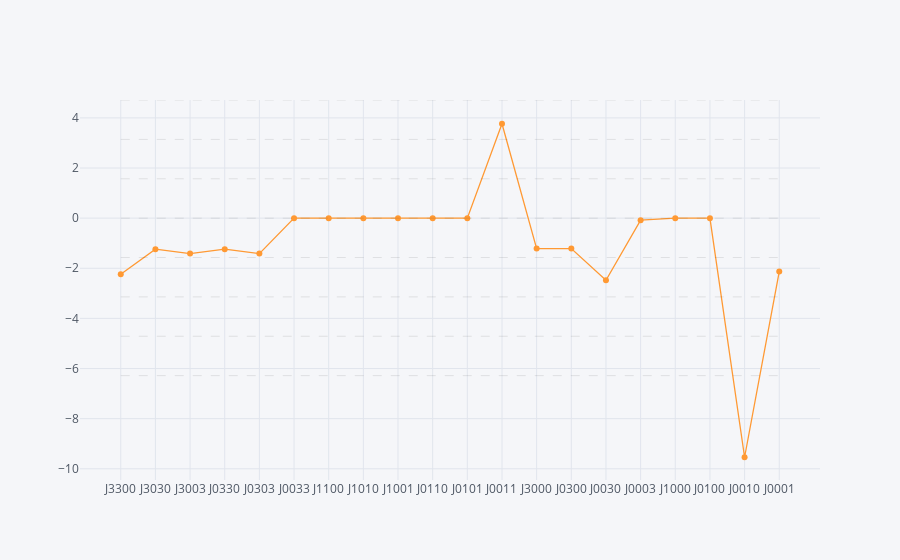

The notebook cell this image was saved under:
### Markdown cell above
## Fredkin gate
Load a 3 qubits + 1 ancilla network, trained to implement the Fredkin gate, check its fidelity, and have a look at the trained parameters.
It is here interesting to notice how the parameters vary when well outside of the range corresponding to fidelity 1.
For each state we have a very stable sinusoidal variation of the fidelity.

### Code cell
trained_net = NetsDataFolder('../data/nets').filter('toffoli_Banchi*')
trained_net.plot_parameters(hlines=np.arange(-2 * np.pi, 2 * np.pi, np.pi / 2))

### Figure 1 — Plotly figure (JSON) as saved in the notebook; plotly's stock layout.template omitted (floating-point values rounded to 4 significant figures)
{"data": [{"connectgaps": true, "line": {"color": "rgba(255, 153, 51, 1.0)", "dash": "solid", "width": 1.3}, "marker": {"size": 6, "symbol": "dot"}, "mode": "lines+markers", "name": 0.7778, "text": "", "type": "scatter", "x": ["J3300", "J3030", "J3003", "J0330", "J0303", "J0033", "J1100", "J1010", "J1001", "J0110", "J0101", "J0011", "J3000", "J0300", "J0030", "J0003", "J1000", "J0100", "J0010", "J0001"], "y": [-2.235, -1.239, -1.414, -1.239, -1.414, 0, 0, 0, 0, 0, 0, 3.765, -1.214, -1.214, -2.478, -0.0825, 0, 0, -9.54, -2.134]}], "layout": {"legend": {"bgcolor": "#F5F6F9", "font": {"color": "#4D5663"}}, "paper_bgcolor": "#F5F6F9", "plot_bgcolor": "#F5F6F9", "shapes": [{"line": {"color": "black", "dash": "dash", "width": 0.1}, "type": "line", "x0": 0, "x1": 19, "y0": -6.283, "y1": -6.283}, {"line": {"color": "black", "dash": "dash", "width": 0.1}, "type": "line", "x0": 0, "x1": 19, "y0": -4.712, "y1": -4.712}, {"line": {"color": "black", "dash": "dash", "width": 0.1}, "type": "line", "x0": 0, "x1": 19, "y0": -3.142, "y1": -3.142}, {"line": {"color": "black", "dash": "dash", "width": 0.1}, "type": "line", "x0": 0, "x1": 19, "y0": -1.571, "y1": -1.571}, {"line": {"color": "black", "dash": "dash", "width": 0.1}, "type": "line", "x0": 0, "x1": 19, "y0": 0, "y1": 0}, {"line": {"color": "black", "dash": "dash", "width": 0.1}, "type": "line", "x0": 0, "x1": 19, "y0": 1.571, "y1": 1.571}, {"line": {"color": "black", "dash": "dash", "width": 0.1}, "type": "line", "x0": 0, "x1": 19, "y0": 3.142, "y1": 3.142}, {"line": {"color": "black", "dash": "dash", "width": 0.1}, "type": "line", "x0": 0, "x1": 19, "y0": 4.712, "y1": 4.712}], "titlefont": {"color": "#4D5663"}, "xaxis1": {"gridcolor": "#E1E5ED", "showgrid": true, "tickfont": {"color": "#4D5663"}, "title": "", "titlefont": {"color": "#4D5663"}, "zerolinecolor": "#E1E5ED"}, "yaxis1": {"gridcolor": "#E1E5ED", "showgrid": true, "tickfont": {"color": "#4D5663"}, "title": "", "titlefont": {"color": "#4D5663"}, "zerolinecolor": "#E1E5ED"}}}
